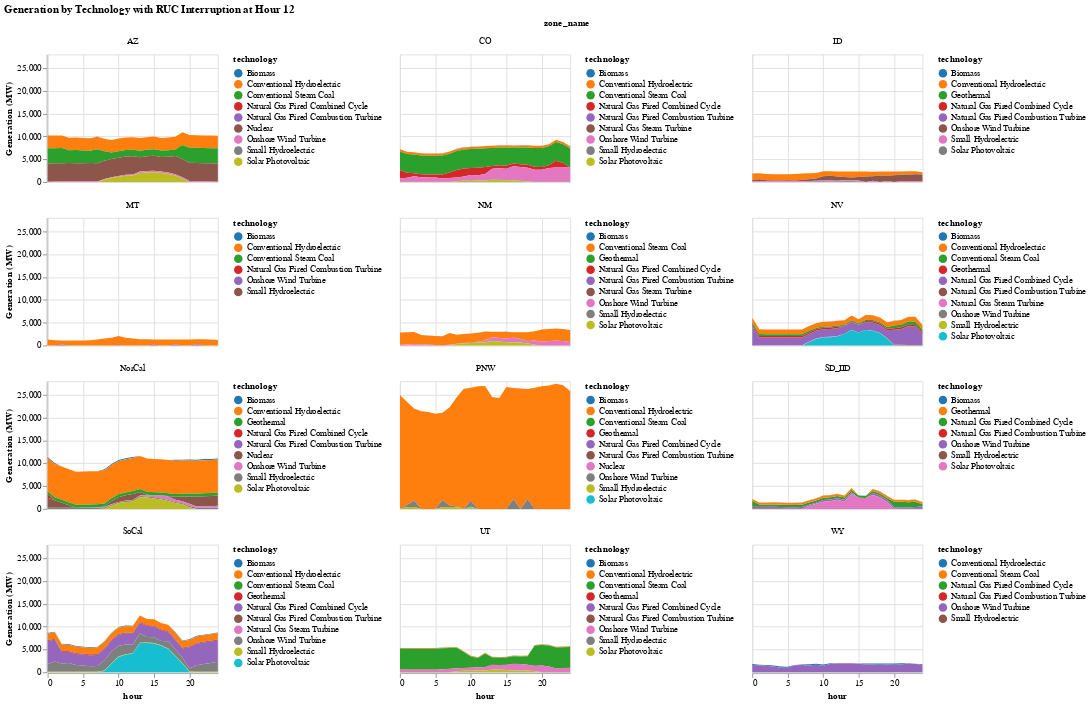

The notebook cell saved with this chart:
### Code cell
combined_gen_zone = plot_ruc_generation_by_zone(
    solution, ruc_solution, initial_time, recommit_time,
    gen_df, zone_dict,
    "Generation by Technology Across All Zones with RUC at Hour $recommit_time"
    );

### Figure 1 — Vega specification as saved in the notebook (floating-point values rounded to 4 significant figures; data arrays with more than 128 entries replaced by an {"elided": "..."} marker saying what was removed)
{"$schema": "https://vega.github.io/schema/vega/v5.json", "background": "white", "data": [{"name": "source_0", "values": {"elided": "2550 records"}}, {"name": "data_0", "source": "source_0", "transform": [{"as": "hour", "expr": "toNumber(datum[\"hour\"])", "type": "formula"}, {"field": "gen_sum", "groupby": ["technology", "zone_name"], "key": "hour", "method": "value", "type": "impute", "value": 0}, {"as": ["gen_sum_start", "gen_sum_end"], "field": "gen_sum", "groupby": ["hour", "zone_name"], "offset": "zero", "sort": {"field": ["technology"], "order": ["descending"]}, "type": "stack"}]}, {"name": "facet_domain", "source": "data_0", "transform": [{"groupby": ["zone_name"], "type": "aggregate"}]}, {"name": "facet_domain_row", "transform": [{"start": 0, "stop": {"signal": "ceil(length(data(\"facet_domain\")) / 3)"}, "type": "sequence"}]}, {"name": "facet_domain_column", "transform": [{"start": 0, "stop": {"signal": "min(length(data(\"facet_domain\")), 3)"}, "type": "sequence"}]}], "layout": {"align": "all", "bounds": "full", "columns": 3, "padding": 20}, "marks": [{"name": "facet-title", "role": "column-title", "title": {"offset": 10, "style": "guide-title", "text": "zone_name"}, "type": "group"}, {"axes": [{"grid": false, "labelOverlap": true, "orient": "left", "scale": "y", "tickCount": {"signal": "ceil(child_height/40)"}, "title": "Generation (MW)", "zindex": 0}], "encode": {"update": {"height": {"signal": "child_height"}}}, "from": {"data": "facet_domain_row"}, "name": "row_header", "role": "row-header", "type": "group"}, {"axes": [{"grid": false, "labelFlush": true, "labelOverlap": true, "orient": "bottom", "scale": "x", "tickCount": {"signal": "ceil(child_width/40)"}, "title": "hour", "zindex": 0}], "encode": {"update": {"width": {"signal": "child_width"}}}, "from": {"data": "facet_domain_column"}, "name": "column_footer", "role": "column-footer", "type": "group"}, {"axes": [{"aria": false, "domain": false, "grid": true, "gridScale": "y", "labels": false, "maxExtent": 0, "minExtent": 0, "orient": "bottom", "scale": "x", "tickCount": {"signal": "ceil(child_width/40)"}, "ticks": false, "zindex": 0}, {"aria": false, "domain": false, "grid": true, "gridScale": "x", "labels": false, "maxExtent": 0, "minExtent": 0, "orient": "left", "scale": "y", "tickCount": {"signal": "ceil(child_height/40)"}, "ticks": false, "zindex": 0}], "encode": {"update": {"height": {"signal": "child_height"}, "width": {"signal": "child_width"}}}, "from": {"facet": {"data": "data_0", "groupby": ["zone_name"], "name": "facet"}}, "legends": [{"fill": "child_color", "symbolType": "circle", "title": "technology"}], "marks": [{"encode": {"update": {"height": {"field": {"group": "height"}}, "width": {"field": {"group": "width"}}}}, "from": {"facet": {"data": "facet", "groupby": ["technology"], "name": "faceted_path_child_main"}}, "marks": [{"encode": {"update": {"defined": {"signal": "isValid(datum[\"hour\"]) && isFinite(+datum[\"hour\"]) && isValid(datum[\"gen_sum\"]) && isFinite(+datum[\"gen_sum\"])"}, "description": {"signal": "\"hour: \" + (format(datum[\"hour\"], \"\")) + \"; Generation (MW): \" + (format(datum[\"gen_sum\"], \"\")) + \"; technology: \" + (isValid(datum[\"technology\"]) ? datum[\"technology\"] : \"\"+datum[\"technology\"])"}, "fill": {"field": "technology", "scale": "child_color"}, "orient": {"value": "vertical"}, "x": {"field": "hour", "scale": "x"}, "y": {"field": "gen_sum_end", "scale": "y"}, "y2": {"field": "gen_sum_start", "scale": "y"}}}, "from": {"data": "faceted_path_child_main"}, "name": "child_marks", "sort": {"field": "datum[\"hour\"]"}, "style": ["area"], "type": "area"}], "name": "child_pathgroup", "type": "group"}], "name": "cell", "scales": [{"domain": {"data": "facet", "field": "technology", "sort": true}, "name": "child_color", "range": {"scheme": "category10"}, "type": "ordinal"}], "sort": {"field": ["datum[\"zone_name\"]"], "order": ["ascending"]}, "style": "cell", "title": {"frame": "group", "offset": 10, "style": "guide-label", "text": {"signal": "isValid(parent[\"zone_name\"]) ? parent[\"zone_name\"] : \"\"+parent[\"zone_name\"]"}}, "type": "group"}], "padding": 5, "scales": [{"domain": {"data": "data_0", "field": "hour"}, "name": "x", "nice": true, "range": [0, {"signal": "child_width"}], "type": "linear", "zero": false}, {"domain": {"data": "data_0", "fields": ["gen_sum_start", "gen_sum_end"]}, "name": "y", "nice": true, "range": [{"signal": "child_height"}, 0], "type": "linear", "zero": true}], "signals": [{"name": "child_width", "value": 200}, {"name": "child_height", "value": 150}], "title": {"anchor": "start", "text": "Generation by Technology with RUC Interruption at Hour 12"}}
